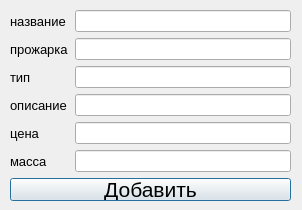
<?xml version="1.0" encoding="UTF-8"?>
<ui version="4.0">
 <class>Dialog</class>
 <widget class="QDialog" name="Dialog">
  <property name="geometry">
   <rect>
    <x>0</x>
    <y>0</y>
    <width>302</width>
    <height>210</height>
   </rect>
  </property>
  <property name="windowTitle">
   <string>Dialog</string>
  </property>
  <widget class="QWidget" name="formLayoutWidget">
   <property name="geometry">
    <rect>
     <x>10</x>
     <y>10</y>
     <width>281</width>
     <height>191</height>
    </rect>
   </property>
   <layout class="QFormLayout" name="formLayout">
    <item row="0" column="0">
     <widget class="QLabel" name="label">
      <property name="font">
       <font>
        <pointsize>10</pointsize>
       </font>
      </property>
      <property name="text">
       <string>название</string>
      </property>
     </widget>
    </item>
    <item row="1" column="0">
     <widget class="QLabel" name="label_2">
      <property name="font">
       <font>
        <pointsize>10</pointsize>
       </font>
      </property>
      <property name="text">
       <string>прожарка</string>
      </property>
     </widget>
    </item>
    <item row="2" column="0">
     <widget class="QLabel" name="label_3">
      <property name="font">
       <font>
        <pointsize>10</pointsize>
       </font>
      </property>
      <property name="text">
       <string>тип</string>
      </property>
     </widget>
    </item>
    <item row="3" column="0">
     <widget class="QLabel" name="label_4">
      <property name="font">
       <font>
        <pointsize>10</pointsize>
       </font>
      </property>
      <property name="text">
       <string>описание</string>
      </property>
     </widget>
    </item>
    <item row="4" column="0">
     <widget class="QLabel" name="label_5">
      <property name="font">
       <font>
        <pointsize>10</pointsize>
       </font>
      </property>
      <property name="text">
       <string>цена</string>
      </property>
     </widget>
    </item>
    <item row="5" column="0">
     <widget class="QLabel" name="label_6">
      <property name="font">
       <font>
        <pointsize>10</pointsize>
       </font>
      </property>
      <property name="text">
       <string>масса</string>
      </property>
     </widget>
    </item>
    <item row="0" column="1">
     <widget class="QLineEdit" name="line_name"/>
    </item>
    <item row="1" column="1">
     <widget class="QLineEdit" name="line_roast"/>
    </item>
    <item row="2" column="1">
     <widget class="QLineEdit" name="line_type"/>
    </item>
    <item row="3" column="1">
     <widget class="QLineEdit" name="line_describe"/>
    </item>
    <item row="4" column="1">
     <widget class="QLineEdit" name="line_price"/>
    </item>
    <item row="5" column="1">
     <widget class="QLineEdit" name="line_mass"/>
    </item>
    <item row="6" column="0" colspan="2">
     <widget class="QPushButton" name="button">
      <property name="font">
       <font>
        <pointsize>16</pointsize>
       </font>
      </property>
      <property name="text">
       <string>Добавить</string>
      </property>
     </widget>
    </item>
   </layout>
  </widget>
 </widget>
 <resources/>
 <connections/>
</ui>
